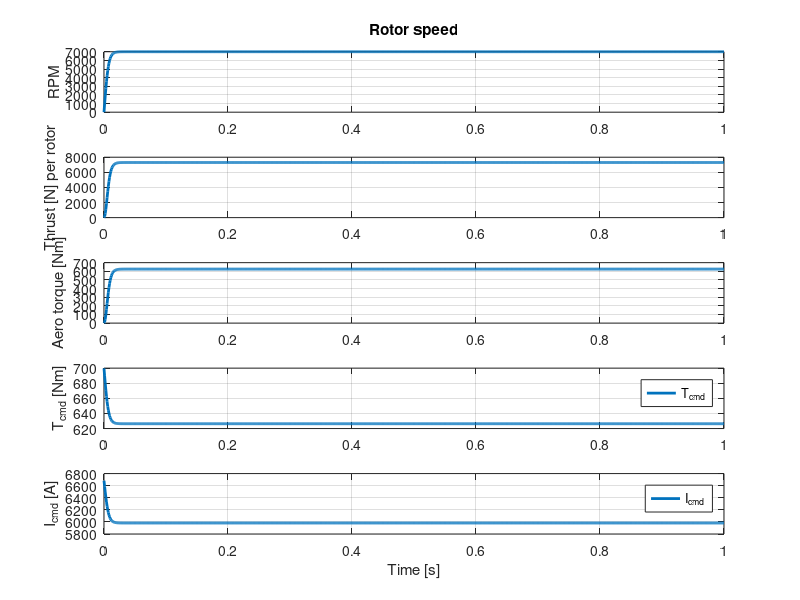

Recreate this plot in MATLAB.
%% Fixed hover sim: feedforward + P control on RPM, correct aero torque & dynamics
clc; clear; close all;

% --- given parameters ---
m         = 3000;              % kg
g         = 9.81;              % m/s^2
n_rotor   = 4;

R         = 0.7;               % rotor radius [m]
A         = pi*R^2;
rho       = 1.225;

RPM_ref   = 7000;
omega_ref = RPM_ref*2*pi/60;   % [rad/s]

C_T       = 0.0147;            % thrust coeff 
C_Q       = 0.0018;            % torque coeff 
K_t       = 0.1047;            % motor torque constant [Nm/A] 

J         = 0.007;             % rotor inertia [kg*m^2] (example from your data)
b         = 0.001;             % viscous damping [Nm/(rad/s)]
Kp        = 0.1;               % P gain (tuneable)

% --- derived ---
F_total   = m*g;
F_per     = F_total / n_rotor;

% Aerodynamic torque model: Q_aero = C_Q * rho * A * R^3 * omega^2
% (dimensionally: rho [M/L^3]*A[L^2]*R^3[L^3]*omega^2[1/T^2] -> M L^2 / T^2 = Nm)
aeroTorque = @(omega) C_Q * rho * A * R^3 .* (omega.^2);

% Aerodynamic thrust (for info): T = C_T * rho * A * (omega*R)^2
aeroThrust = @(omega) C_T * rho * A .* ( (omega.*R).^2 );

% Compute feedforward torque at omega_ref
Q_aero_ref = aeroTorque(omega_ref);
T_ff       = Q_aero_ref + b*omega_ref;   % include viscous term in feedforward

% --- sim settings ---
dt         = 0.001;
t_end      = 1;
time       = 0:dt:t_end;
N          = length(time);

omega      = zeros(1,N);
T_cmd      = zeros(1,N);
I_cmd      = zeros(1,N);
Q_a        = zeros(1,N);
F_r        = zeros(1,N);

omega(1)   = 0;

for k = 1 : N-1
    % current aerodynamic values
    Q_a(k)     = aeroTorque(omega(k));
    F_r(k)     = aeroThrust(omega(k));
    
    % controller: feedforward + P on omega (rad/s)
    T_cmd(k)   = T_ff + Kp * (omega_ref - omega(k));
    
    % Note that T_ff will be updated every time step.

    % motor current (from commanded torque)
    I_cmd(k)   = T_cmd(k) / K_t;
    
    % rotor dynamics: J * omega_dot = T_cmd - Q_a - b*omega
    omega_dot  = (T_cmd(k) - Q_a(k) - b*omega(k))/J;
    omega(k+1) = omega(k) + omega_dot*dt;
end

% last values
Q_a(end) = aeroTorque(omega(end));
F_r(end) = aeroThrust(omega(end));
T_cmd(end) = T_ff + Kp*(omega_ref - omega(end));
I_cmd(end) = T_cmd(end)/K_t;

% convert to RPM
RPM = omega*60/(2*pi);

% plot
figure('Position',[100 100 800 700]);
subplot(5,1,1); plot(time,RPM,'LineWidth',2); grid on;
ylabel('RPM'); title('Rotor speed');

subplot(5,1,2); plot(time, F_r,'LineWidth',2); grid on;
ylabel('Thrust [N] per rotor');

subplot(5,1,3); plot(time, Q_a,'LineWidth',2); grid on;
ylabel('Aero torque [Nm]');

subplot(5,1,4); 
plot(time, T_cmd,'LineWidth',2); 
ylabel('T_{cmd} [Nm]');
legend('T_{cmd}')
grid on;

subplot(5,1,5); 
plot(time, I_cmd,'LineWidth',2); 
ylabel('I_{cmd} [A]');
xlabel('Time [s]'); grid on;
legend('I_{cmd}')

% print final summary
fprintf('Final RPM: %.1f RPM\n', RPM(end));
fprintf('Final per-rotor thrust (at final omega): %.1f N (required per rotor: %.1f N)\n', F_r(end), F_per);
fprintf('Final aero torque: %.2f Nm, Final T_cmd: %.2f Nm, Final I_cmd: %.2f A\n', Q_a(end), T_cmd(end), I_cmd(end));
